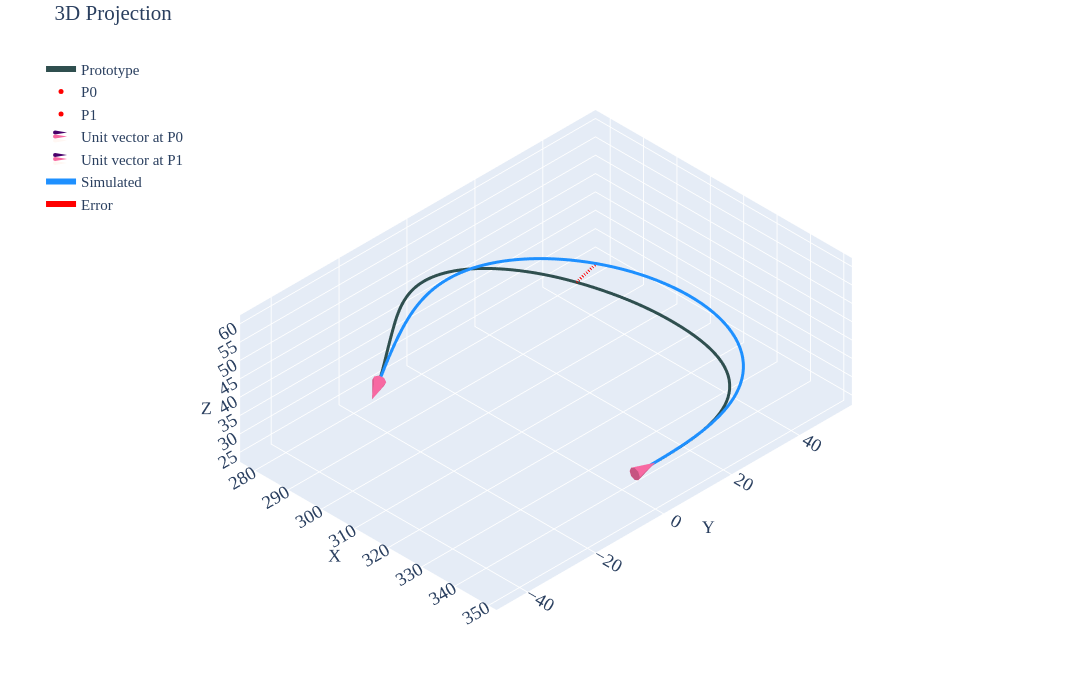

Notebook code for this chart:
### Code cell
#| label: p2c1

gravity_looper(psit=2,case=1,density=1.353e-6,pfix='density-sens\\density-110-1353\\')
